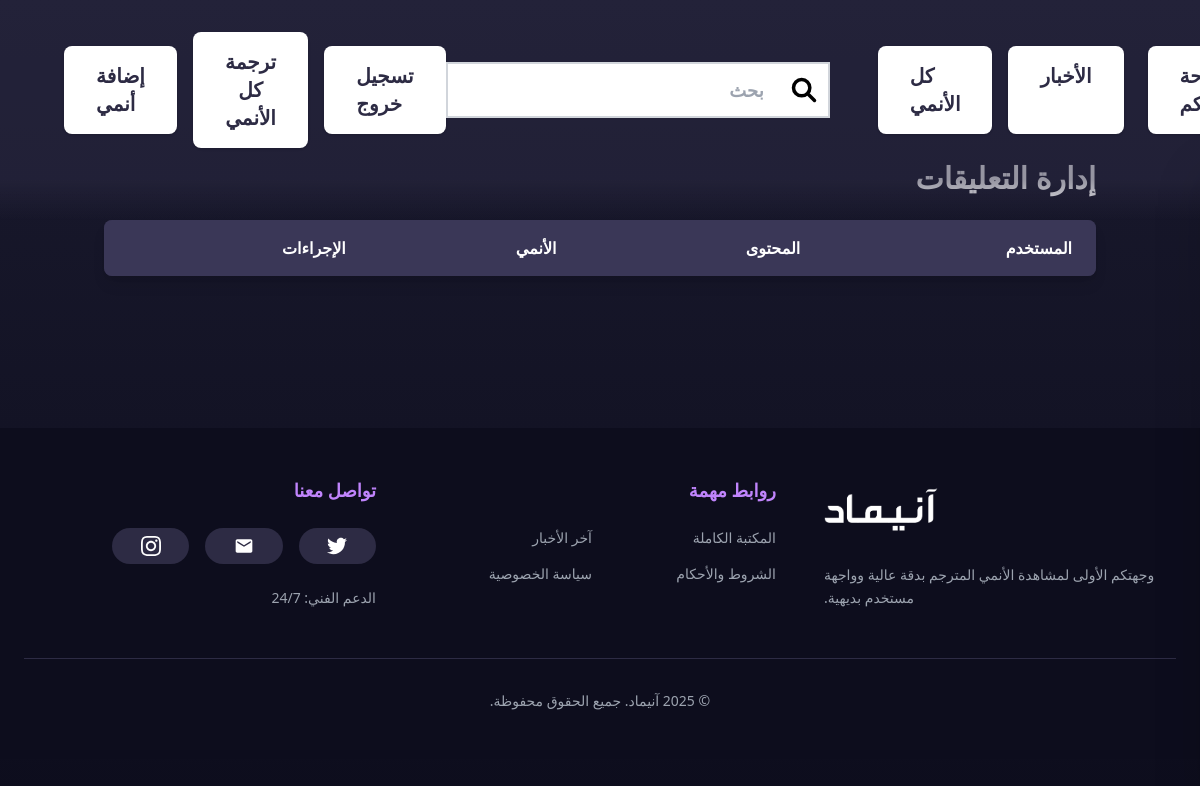
/admin/comments (signed in), run on an earlier commit of the app's database.
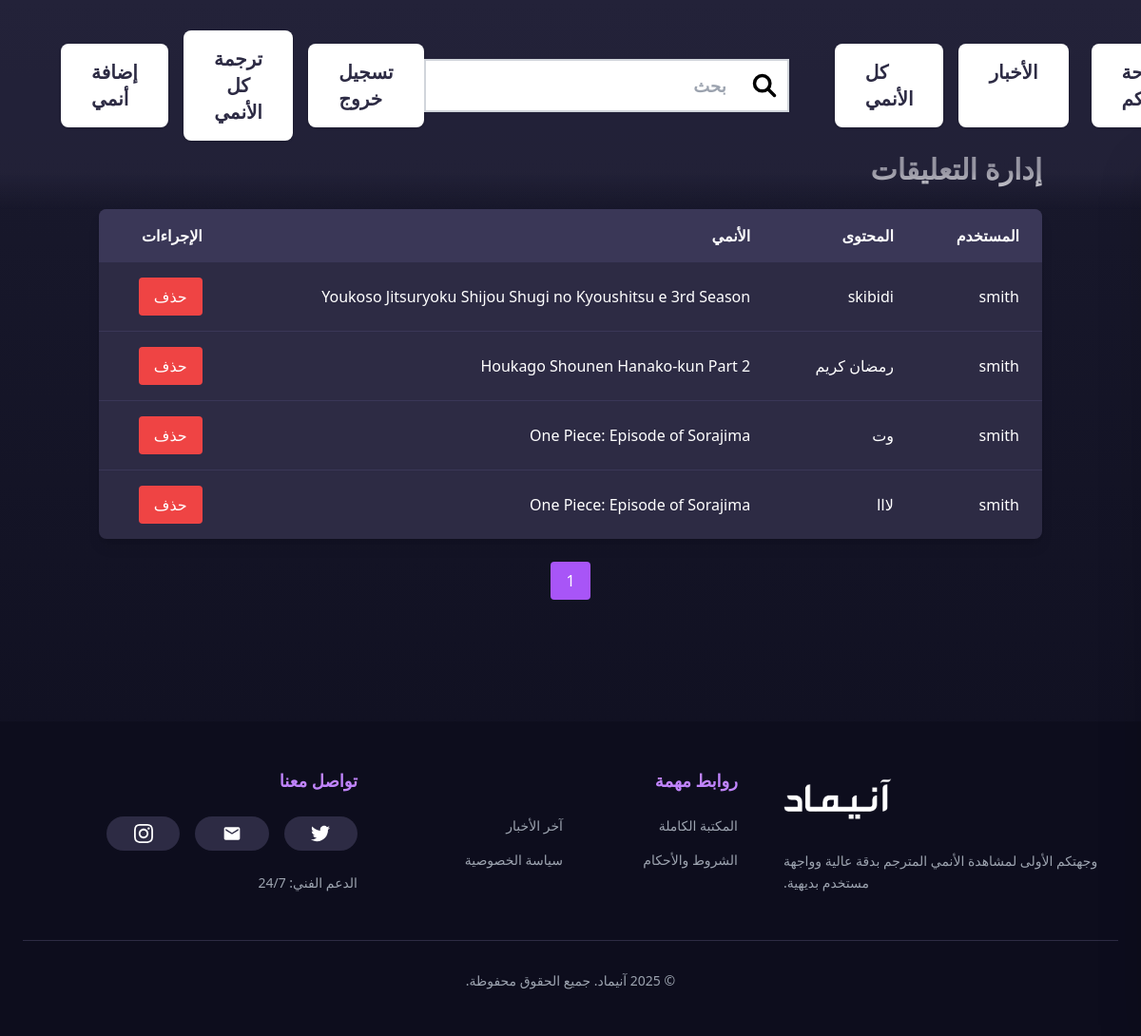
And on a later commit of the database.
### models.py (models this page shows, shortened)
class Comment(db.Model):
    id = db.Column(db.Integer, primary_key=True)
    user_id = db.Column(db.Integer, db.ForeignKey('user.id'), nullable=False)
    anime_id = db.Column(db.Integer, db.ForeignKey('anime.id'), nullable=False)
    parent_id = db.Column(db.Integer, db.ForeignKey('comment.id'), nullable=True)
    content = db.Column(db.Text, nullable=False)
    likes = db.Column(db.Integer, default=0)
    dislikes = db.Column(db.Integer, default=0)
    created_at = db.Column(db.DateTime, default=datetime.utcnow)
    is_flagged = db.Column(db.Boolean, default=False)
    replies = db.relationship('Comment', backref=db.backref('parent', remote_side=[id]), lazy=True)

class User(UserMixin, db.Model):
    id = db.Column(db.Integer, primary_key=True)
    username = db.Column(db.String(64), unique=True, nullable=False)
    email = db.Column(db.String(120), unique=True, nullable=False)
    password_hash = db.Column(db.String(128), nullable=False)  # Change from 'password' to 'password_hash'
    profile_picture = db.Column(db.String(256), nullable=True)
    role = db.Column(db.String(20), nullable=False, default='user')
    is_active = db.Column(db.Boolean, default=True)
    created_at = db.Column(db.DateTime, default=datetime.utcnow)
    comments = db.relationship('Comment', backref='user', lazy=True)
    watch_history = db.relationship('WatchHistory', backref='user', lazy=True)
    email_verified = db.Column(db.Boolean, default=False)
    password_reset_token = db.Column(db.String(100))
    token_expiration = db.Column(db.DateTime)
    mal_user_id = db.Column(db.String(50))
    mal_username = db.Column(db.String(100))
    mal_access_token = db.Column(db.String(200))
    mal_refresh_token = db.Column(db.String(200))
    mal_profile_pic = db.Column(db.String(255))
    @property
    def password(self):
        raise AttributeError('password is not a readable attribute')
    @password.setter
    def password(self, password):
        self.password_hash = generate_password_hash(password)

class Anime(db.Model):
    id = db.Column(db.Integer, primary_key=True)
    title = db.Column(db.String(255), nullable=False)
    rating = db.Column(db.String(20))
    rating_ar = db.Column(db.String(50), nullable=True)
    quality = db.Column(db.String(10))
    episode_count = db.Column(db.Integer)
    type = db.Column(db.String(50))
    type_ar = db.Column(db.String(50), nullable=True)
    duration = db.Column(db.String(20))
    duration_ar = db.Column(db.String(50), nullable=True)
    description = db.Column(db.Text)
    description_ar = db.Column(db.Text, nullable=True)
    japanese_title = db.Column(db.String(255))
    synonyms = db.Column(db.String(255))
    aired = db.Column(db.String(255))
    aired_ar = db.Column(db.String(255), nullable=True)
    premiered = db.Column(db.String(50))
    premiered_ar = db.Column(db.String(50), nullable=True)
    status = db.Column(db.String(50))
    status_ar = db.Column(db.String(50), nullable=True)
    mal_score = db.Column(db.Float)
    genres = db.Column(db.String(255))
    genres_ar = db.Column(db.String(255), nullable=True)
    studios = db.Column(db.String(255))
    producers = db.Column(db.String(255))
    poster_image = db.Column(db.String(255))
    portrait_image = db.Column(db.String(255))
    created_at = db.Column(db.DateTime, default=datetime.utcnow)
    episodes = db.relationship('Episode', backref='anime', lazy=True)
    comments = db.relationship('Comment', backref='anime', lazy=True)
    is_spotlight = db.Column(db.Boolean, default=False)
    mal_id = db.Column(db.Integer)

### app.py (the view)
@bp.route('/admin/comments')
@login_required
@admin_required
def manage_comments():
    page = request.args.get('page', 1, type=int)
    comments = Comment.query.order_by(Comment.created_at.desc()).paginate(page=page, per_page=50)
    return render_template('admin/comments.html', comments=comments)

### app.py (called while the page is built)
def admin_required(f):
    @wraps(f)
    def decorated_function(*args, **kwargs):
        if not current_user.is_authenticated or current_user.role != 'admin':
            abort(403)
        return f(*args, **kwargs)
    return decorated_function

### app_factory.py (called while the page is built)
def create_app():
    app = Flask(__name__, instance_relative_config=True)
    app.config.from_object(Config)
    app.config['UPLOAD_FOLDER'] = os.path.join(app.root_path, 'static', 'uploads')
    if not os.path.exists(app.config['UPLOAD_FOLDER']):
        os.makedirs(app.config['UPLOAD_FOLDER'])
    db.init_app(app)
    migrate.init_app(app, db)
    login_manager.init_app(app)
    csrf.init_app(app)
    cache.init_app(app)
    mail.init_app(app)
    register_error_handlers(app)
    with app.app_context():
        from models import User, Anime
    @login_manager.user_loader
    def load_user(user_id):
        return User.query.get(int(user_id))
    from app import bp
    app.register_blueprint(bp)
    return app

### templates/admin/comments.html (shortened to what this page needs)
{% extends "base.html" %}
{% from "macros.html" import render_pagination %}
{% block content %}
<div class="container mx-auto px-4 py-8" dir="rtl">
    <h2 class="text-3xl font-bold text-white mb-6">إدارة التعليقات</h2>
    <div class="bg-[#2d2b44] rounded-lg shadow-lg overflow-x-auto">
        <table class="min-w-full">
            <thead class="bg-[#3a3757]">
                <tr>
                    <th class="px-6 py-4 text-right text-white">المستخدم</th>
                    <th class="px-6 py-4 text-right text-white">المحتوى</th>
                    <th class="px-6 py-4 text-right text-white">الأنمي</th>
                    <th class="px-6 py-4 text-right text-white">الإجراءات</th>
                </tr>
            </thead>
            <tbody class="divide-y divide-[#3a3757]">
                {% for comment in comments %}
                <tr>
                    <td class="px-6 py-4 text-white">{{ comment.user.username }}</td>
                    <td class="px-6 py-4 text-white max-w-xs truncate">{{ comment.content }}</td>
                    <td class="px-6 py-4 text-white">{{ comment.anime.title }}</td>
                    <td class="px-6 py-4">
                        <form method="POST" action="{{ url_for('main.delete_comment', comment_id=comment.id) }}">
                            <button type="submit" class="bg-red-500 text-white px-4 py-2 rounded hover:bg-red-600">
                                حذف
                            </button>
                        </form>
                    </td>
                </tr>
                {% endfor %}
            </tbody>
        </table>
    </div>
    <div class="mt-6">
        {{ render_pagination(comments) }}
    </div>
</div>
{% endblock %}

### templates/base.html (shortened to what this page needs)
<!DOCTYPE html>
<html lang="ar">
<head>
  <script src="https://cdn.tailwindcss.com"></script>
  <link rel="stylesheet" href="https://cdnjs.cloudflare.com/ajax/libs/font-awesome/6.0.0/css/all.min.css">
</head>
<body class="bg-gradient-to-b from-[#1a1a2e] to-[#0d0d1d] min-h-screen">
  {% include 'header.html' %}
  <div id="page-container" class="transition-transform duration-300">
    <main class="{% block main_class %}pt-32{% endblock %}">
      {% block content %}{% endblock %}
    </main>
  </div>
<footer class="bg-[#0d0d1d] mt-24">
  <div class="mx-auto px-6 py-12 max-w-7xl">
    <div class="grid grid-cols-1 md:grid-cols-3 gap-12 text-white">
      <div class="space-y-6" dir="rtl">
        <h3 class="text-lg font-semibold text-purple-400">تواصل معنا</h3>
        <div class="grid grid-cols-3 gap-4 w-3/4">
          <a href="#" class="p-2 rounded-full bg-[#2d2b44] hover:bg-purple-600 transition-colors flex items-center justify-center">
          </a>
          <a href="mailto:support@animestream.com" class="p-2 rounded-full bg-[#2d2b44] hover:bg-purple-600 transition-colors flex items-center justify-center">
            <svg class="w-5 h-5 text-white" fill="currentColor" viewBox="0 0 24 24">
              <path d="M20 4H4c-1.1 0-1.99.9-1.99 2L2 18c0 1.1.9 2 2 2h16c1.1 0 2-.9 2-2V6c0-1.1-.9-2-2-2zm0 4l-8 5-8-5V6l8 5 8-5v2z"/>
            </svg>
          </a>
          <a href="#" class="p-2 rounded-full bg-[#2d2b44] hover:bg-purple-600 transition-colors flex items-center justify-center">
          </a>
        </div>
        <p class="text-gray-400 text-sm">الدعم الفني: 24/7</p>
      </div>
      <div class="space-y-6" dir="rtl">
        <h3 class="text-lg font-semibold text-purple-400">روابط مهمة</h3>
        <nav class="grid grid-cols-2 gap-4">
          <a href="{{ url_for('main.all_anime') }}" class="text-gray-400 hover:text-purple-400 transition-colors text-sm">المكتبة الكاملة</a>
          <a href="{{ url_for('main.news') }}" class="text-gray-400 hover:text-purple-400 transition-colors text-sm">آخر الأخبار</a>
          <a href="#" class="text-gray-400 hover:text-purple-400 transition-colors text-sm">الشروط والأحكام</a>
          <a href="#" class="text-gray-400 hover:text-purple-400 transition-colors text-sm">سياسة الخصوصية</a>
        </nav>
      </div>
      <div class="space-y-6" dir="rtl">
        <div class="flex items-center justify-end space-x-3">
          <span class="text-2xl font-bold text-purple-400"موقع</span>
          <img src="{{ url_for('static', filename='images/logo.png') }}"
               alt="Logo"
               class="h-16 w-auto"
               onerror="this.onerror=null;this.src='https://via.placeholder.com/64?text=Logo'">
        </div>
        <p class="text-gray-400 text-sm leading-relaxed text-left">
          وجهتكم الأولى لمشاهدة الأنمي المترجم بدقة عالية وواجهة مستخدم بديهية.
        </p>
      </div>
    </div>
    <div class="border-t border-[#2d2b44] mt-12 pt-8 text-center">
      <p class="text-gray-400 text-sm" dir="rtl">
        © 2025 آنيماد. جميع الحقوق محفوظة.
      </p>
    </div>
  </div>
</footer>
</body>
</html>

### templates/macros.html (shortened to what this page needs)
{% macro render_pagination(pagination) %}
<div class="flex justify-center space-x-2" dir="rtl">
    {% for page_num in pagination.iter_pages() %}
    {% if page_num %}
    <a href="{{ url_for(request.endpoint, page=page_num) }}" class="px-4 py-2 {% if page_num == pagination.page %}bg-purple-500{% else %}bg-[#3a3757]{% endif %} text-white rounded hover:bg-[#4a4767]">
        {{ page_num }}
    </a>
    {% else %}
    <span class="px-4 py-2 text-white">...</span>
    {% endif %}
    {% endfor %}
</div>
{% endmacro %}

### templates/header.html (shortened to what this page needs)
<header class="py-8 px-12 transition-colors duration-300" style="background-color: rgba(45,43,68,0.5);">
  <div class="flex items-center justify-between w-full">
    <div class="flex items-center space-x-4">
      {% if current_user.is_authenticated %}
        {% if current_user.role in ['admin', 'mod'] %}
          <a href="{{ url_for('main.add_anime') }}" class="bg-white text-[#2d2b44] px-8 py-4 rounded-lg shadow hover:bg-gray-100 focus:outline-none text-xl font-bold">
            إضافة أنمي
          </a>
          <form id="translate-form" action="{{ url_for('main.translate_all_anime') }}" method="POST" class="inline">
            <button type="submit" class="bg-white text-[#2d2b44] px-8 py-4 rounded-lg shadow hover:bg-gray-100 focus:outline-none text-xl font-bold" onclick="showLoading()">
              ترجمة كل الأنمي
            </button>
          </form>
        {% endif %}
        <a href="{{ url_for('main.logout') }}" class="bg-white text-[#2d2b44] px-8 py-4 rounded-lg shadow hover:bg-gray-100 focus:outline-none text-xl font-bold">
          تسجيل خروج
        </a>
      {% endif %}
    </div>
    <div class="flex items-center space-x-6">
      <div class="relative">
        <input
          type="text"
          id="search-input"
          placeholder="بحث"
          dir="rtl"
          class="w-96 h-14 pl-4 pr-16 border-2 border-gray-300 focus:outline-none focus:ring-2 focus:ring-purple-300 text-lg font-bold text-right rounded-none"
        />
        <div class="absolute inset-y-0 right-0 flex items-center pr-3 pointer-events-none">
        </div>
      </div>
      <div class="hidden sm:flex space-x-4">
        <a href="{{ url_for('main.all_anime') }}" class="bg-white text-[#2d2b44] px-8 py-4 rounded-lg shadow hover:bg-gray-100 focus:outline-none text-xl font-bold">
          كل الأنمي
        </a>
        <a href="{{ url_for('main.news') }}" class="bg-white text-[#2d2b44] px-8 py-4 rounded-lg shadow hover:bg-gray-100 focus:outline-none text-xl font-bold">
          الأخبار
        </a>
      </div>
      {% if current_user.role == 'admin' %}
<a href="{{ url_for('main.admin_dashboard') }}" class="bg-white text-[#2d2b44] px-8 py-4 rounded-lg shadow hover:bg-gray-100 focus:outline-none text-xl font-bold">
    لوحة التحكم
</a>
{% endif %}
    </div>
  </div>
</header>

### templates/base.html (style rules this page uses)
header { position: fixed; top: 0; left: 0; right: 0; z-index: 10; transition: background-color 0.3s ease, backdrop-filter 0.3s ease; }
header::after { content: ""; position: absolute; bottom: -40px; left: 0; width: 100%; height: 40px; background: linear-gradient(to bottom, rgba(45,43,68,0.5), transparent); pointer-events: none; }
* { scrollbar-width: thin; scrollbar-color: #2d2b44 #1a1a2e; }

What changed in the data, as far as the page shows it:
added Comment: user.username "smith", content "skibidi", anime "Youkoso Jitsuryoku Shijou Shugi no Kyoushitsu e 3rd Season"
added Comment: user.username "smith", content "رمضان كريم", anime "Houkago Shounen Hanako-kun Part 2"
added Comment: user.username "smith", content "وت", anime "One Piece: Episode of Sorajima"
added Comment: user.username "smith", content "لااا", anime "One Piece: Episode of Sorajima"
Also different on the page:
new list line: "1"
